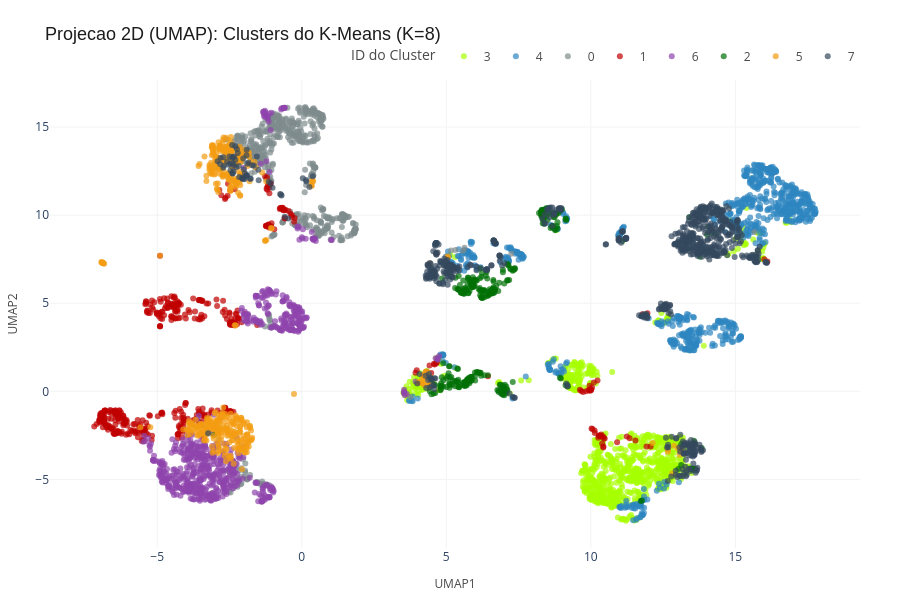
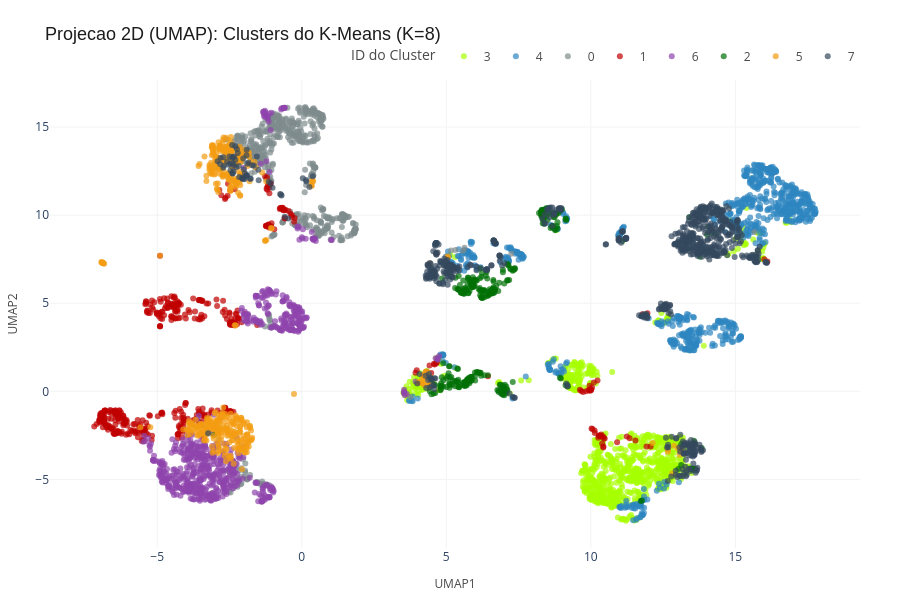

Notebook source saved alongside these figures, in order:
### Markdown cell above
>
> Com apenas **51.33% da variancia retida em 2D**, o **PCA mostra forte sobreposicao entre os clusters**, mostrando que a `clusterização ideal dos dados não segue um padrão linear de bases ortonormais.`
>
>  Nesse sentido, vamos analisar um algoritmo de **redução não lineares**, buscamos ainda validar a **hipótese de clusterização por geometria esférica como válida**.

### Code cell
# Projecao 2D via UMAP (estrutura topologica nao-linear)
plot_clusters_2d_plotly(
    df_umap, col_x='UMAP1', col_y='UMAP2',
    mapa_cores=CORES_CLUSTERS,
    titulo='Projecao 2D (UMAP): Clusters do K-Means (K=8)'
)

### Figure 1 — Plotly figure (JSON) as saved in the notebook; plotly's stock layout.template omitted (floating-point values rounded to 4 significant figures; data arrays with more than 128 entries replaced by an {"elided": "..."} marker saying what was removed)
{"data": [{"customdata": {"elided": "923x1 str values"}, "hovertemplate": "Cluster=%{customdata[0]}<extra></extra>", "legendgroup": "3", "marker": {"color": "#A6FF00", "opacity": 0.7, "symbol": "circle"}, "mode": "markers", "name": "3", "orientation": "v", "showlegend": true, "type": "scatter", "x": {"elided": "923 float values"}, "xaxis": "x", "y": {"elided": "923 float values"}, "yaxis": "y"}, {"customdata": {"elided": "807x1 str values"}, "hovertemplate": "Cluster=%{customdata[0]}<extra></extra>", "legendgroup": "4", "marker": {"color": "#2E86C1", "opacity": 0.7, "symbol": "circle"}, "mode": "markers", "name": "4", "orientation": "v", "showlegend": true, "type": "scatter", "x": {"elided": "807 float values"}, "xaxis": "x", "y": {"elided": "807 float values"}, "yaxis": "y"}, {"customdata": {"elided": "557x1 str values"}, "hovertemplate": "Cluster=%{customdata[0]}<extra></extra>", "legendgroup": "0", "marker": {"color": "#7F8C8D", "opacity": 0.7, "symbol": "circle"}, "mode": "markers", "name": "0", "orientation": "v", "showlegend": true, "type": "scatter", "x": {"elided": "557 float values"}, "xaxis": "x", "y": {"elided": "557 float values"}, "yaxis": "y"}, {"customdata": {"elided": "439x1 str values"}, "hovertemplate": "Cluster=%{customdata[0]}<extra></extra>", "legendgroup": "1", "marker": {"color": "#C00000", "opacity": 0.7, "symbol": "circle"}, "mode": "markers", "name": "1", "orientation": "v", "showlegend": true, "type": "scatter", "x": {"elided": "439 float values"}, "xaxis": "x", "y": {"elided": "439 float values"}, "yaxis": "y"}, {"customdata": {"elided": "714x1 str values"}, "hovertemplate": "Cluster=%{customdata[0]}<extra></extra>", "legendgroup": "6", "marker": {"color": "#8E44AD", "opacity": 0.7, "symbol": "circle"}, "mode": "markers", "name": "6", "orientation": "v", "showlegend": true, "type": "scatter", "x": {"elided": "714 float values"}, "xaxis": "x", "y": {"elided": "714 float values"}, "yaxis": "y"}, {"customdata": {"elided": "327x1 str values"}, "hovertemplate": "Cluster=%{customdata[0]}<extra></extra>", "legendgroup": "2", "marker": {"color": "#007006", "opacity": 0.7, "symbol": "circle"}, "mode": "markers", "name": "2", "orientation": "v", "showlegend": true, "type": "scatter", "x": {"elided": "327 float values"}, "xaxis": "x", "y": {"elided": "327 float values"}, "yaxis": "y"}, {"customdata": {"elided": "462x1 str values"}, "hovertemplate": "Cluster=%{customdata[0]}<extra></extra>", "legendgroup": "5", "marker": {"color": "#F39C12", "opacity": 0.7, "symbol": "circle"}, "mode": "markers", "name": "5", "orientation": "v", "showlegend": true, "type": "scatter", "x": {"elided": "462 float values"}, "xaxis": "x", "y": {"elided": "462 float values"}, "yaxis": "y"}, {"customdata": {"elided": "771x1 str values"}, "hovertemplate": "Cluster=%{customdata[0]}<extra></extra>", "legendgroup": "7", "marker": {"color": "#34495E", "opacity": 0.7, "symbol": "circle"}, "mode": "markers", "name": "7", "orientation": "v", "showlegend": true, "type": "scatter", "x": {"elided": "771 float values"}, "xaxis": "x", "y": {"elided": "771 float values"}, "yaxis": "y"}], "layout": {"height": 600, "legend": {"font": {"color": "#4A4A4A", "size": 12}, "orientation": "h", "title": {"text": "ID do Cluster"}, "tracegroupgap": 0, "x": 1, "xanchor": "right", "y": 1.02, "yanchor": "bottom"}, "margin": {"b": 40, "l": 40, "r": 40, "t": 80}, "plot_bgcolor": "white", "title": {"font": {"color": "#1C1C1C", "family": "Arial", "size": 18}, "text": "Projecao 2D (UMAP): Clusters do K-Means (K=8)"}, "width": 900, "xaxis": {"anchor": "y", "domain": [0, 1], "gridcolor": "#F2F3F4", "gridwidth": 1, "showgrid": true, "title": {"font": {"color": "#4A4A4A", "size": 12}, "text": "UMAP1"}, "zeroline": false}, "yaxis": {"anchor": "x", "domain": [0, 1], "gridcolor": "#F2F3F4", "gridwidth": 1, "showgrid": true, "title": {"font": {"color": "#4A4A4A", "size": 12}, "text": "UMAP2"}, "zeroline": false}}}

### Figure 2 — Plotly figure (JSON) as saved in the notebook; plotly's stock layout.template omitted (floating-point values rounded to 4 significant figures; data arrays with more than 128 entries replaced by an {"elided": "..."} marker saying what was removed)
{"data": [{"customdata": {"elided": "923x1 str values"}, "hovertemplate": "Cluster=%{customdata[0]}<extra></extra>", "legendgroup": "3", "marker": {"color": "#A6FF00", "opacity": 0.7, "symbol": "circle"}, "mode": "markers", "name": "3", "orientation": "v", "showlegend": true, "type": "scatter", "x": {"elided": "923 float values"}, "xaxis": "x", "y": {"elided": "923 float values"}, "yaxis": "y"}, {"customdata": {"elided": "807x1 str values"}, "hovertemplate": "Cluster=%{customdata[0]}<extra></extra>", "legendgroup": "4", "marker": {"color": "#2E86C1", "opacity": 0.7, "symbol": "circle"}, "mode": "markers", "name": "4", "orientation": "v", "showlegend": true, "type": "scatter", "x": {"elided": "807 float values"}, "xaxis": "x", "y": {"elided": "807 float values"}, "yaxis": "y"}, {"customdata": {"elided": "557x1 str values"}, "hovertemplate": "Cluster=%{customdata[0]}<extra></extra>", "legendgroup": "0", "marker": {"color": "#7F8C8D", "opacity": 0.7, "symbol": "circle"}, "mode": "markers", "name": "0", "orientation": "v", "showlegend": true, "type": "scatter", "x": {"elided": "557 float values"}, "xaxis": "x", "y": {"elided": "557 float values"}, "yaxis": "y"}, {"customdata": {"elided": "439x1 str values"}, "hovertemplate": "Cluster=%{customdata[0]}<extra></extra>", "legendgroup": "1", "marker": {"color": "#C00000", "opacity": 0.7, "symbol": "circle"}, "mode": "markers", "name": "1", "orientation": "v", "showlegend": true, "type": "scatter", "x": {"elided": "439 float values"}, "xaxis": "x", "y": {"elided": "439 float values"}, "yaxis": "y"}, {"customdata": {"elided": "714x1 str values"}, "hovertemplate": "Cluster=%{customdata[0]}<extra></extra>", "legendgroup": "6", "marker": {"color": "#8E44AD", "opacity": 0.7, "symbol": "circle"}, "mode": "markers", "name": "6", "orientation": "v", "showlegend": true, "type": "scatter", "x": {"elided": "714 float values"}, "xaxis": "x", "y": {"elided": "714 float values"}, "yaxis": "y"}, {"customdata": {"elided": "327x1 str values"}, "hovertemplate": "Cluster=%{customdata[0]}<extra></extra>", "legendgroup": "2", "marker": {"color": "#007006", "opacity": 0.7, "symbol": "circle"}, "mode": "markers", "name": "2", "orientation": "v", "showlegend": true, "type": "scatter", "x": {"elided": "327 float values"}, "xaxis": "x", "y": {"elided": "327 float values"}, "yaxis": "y"}, {"customdata": {"elided": "462x1 str values"}, "hovertemplate": "Cluster=%{customdata[0]}<extra></extra>", "legendgroup": "5", "marker": {"color": "#F39C12", "opacity": 0.7, "symbol": "circle"}, "mode": "markers", "name": "5", "orientation": "v", "showlegend": true, "type": "scatter", "x": {"elided": "462 float values"}, "xaxis": "x", "y": {"elided": "462 float values"}, "yaxis": "y"}, {"customdata": {"elided": "771x1 str values"}, "hovertemplate": "Cluster=%{customdata[0]}<extra></extra>", "legendgroup": "7", "marker": {"color": "#34495E", "opacity": 0.7, "symbol": "circle"}, "mode": "markers", "name": "7", "orientation": "v", "showlegend": true, "type": "scatter", "x": {"elided": "771 float values"}, "xaxis": "x", "y": {"elided": "771 float values"}, "yaxis": "y"}], "layout": {"height": 600, "legend": {"font": {"color": "#4A4A4A", "size": 12}, "orientation": "h", "title": {"text": "ID do Cluster"}, "tracegroupgap": 0, "x": 1, "xanchor": "right", "y": 1.02, "yanchor": "bottom"}, "margin": {"b": 40, "l": 40, "r": 40, "t": 80}, "plot_bgcolor": "white", "title": {"font": {"color": "#1C1C1C", "family": "Arial", "size": 18}, "text": "Projecao 2D (UMAP): Clusters do K-Means (K=8)"}, "width": 900, "xaxis": {"anchor": "y", "domain": [0, 1], "gridcolor": "#F2F3F4", "gridwidth": 1, "showgrid": true, "title": {"font": {"color": "#4A4A4A", "size": 12}, "text": "UMAP1"}, "zeroline": false}, "yaxis": {"anchor": "x", "domain": [0, 1], "gridcolor": "#F2F3F4", "gridwidth": 1, "showgrid": true, "title": {"font": {"color": "#4A4A4A", "size": 12}, "text": "UMAP2"}, "zeroline": false}}}
